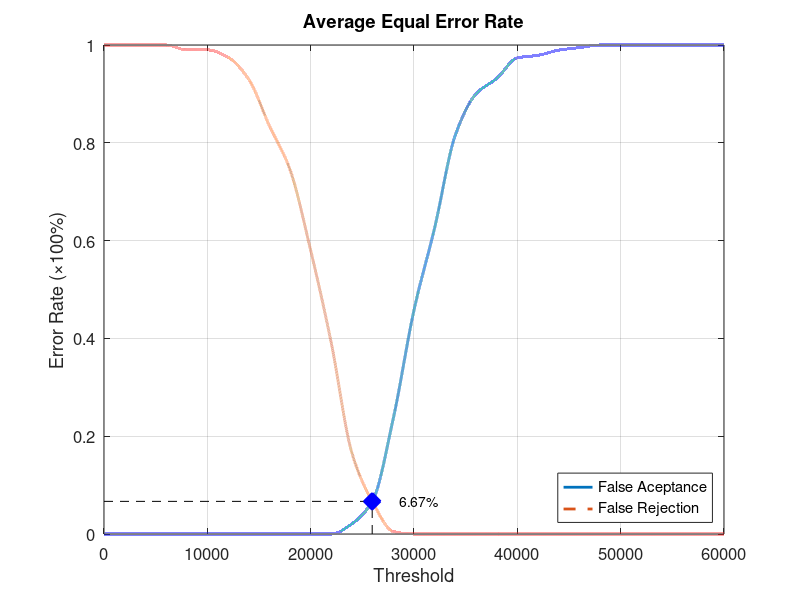
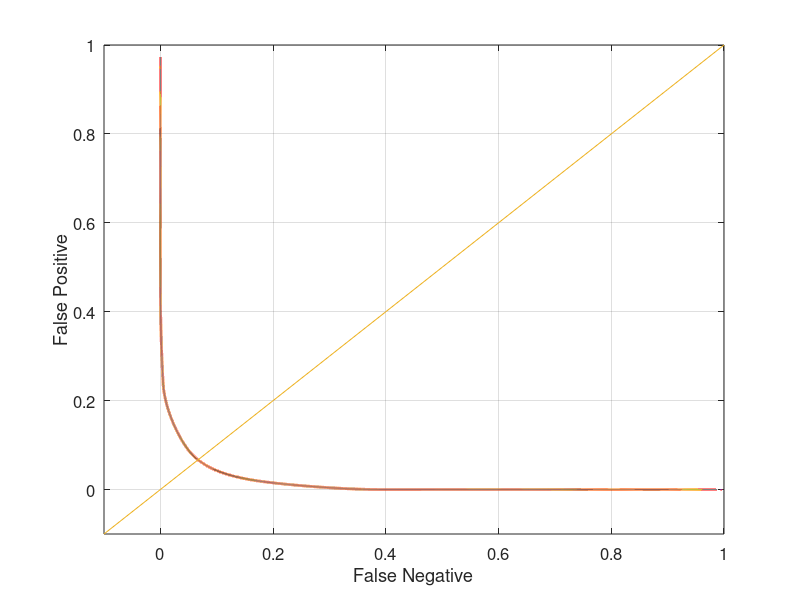

Write the MATLAB code that produced these figures, in order.
function yEER = Database1_2
close all;
clear;
clc;
x = 0:2000:60000;
xq = 0:0.5:60000;

y0 = [0 0 0 0 0 0 0 0 0 0 0 0 0.0210526 0.0684211 0.236842 0.457895 0.626316 0.815789 0.9 0.931579 0.973684 0.978947 0.989474 0.994737 1 1 1 1 1 1 1];
yy0 = interp1(x, y0, xq, 'pchip');
y1 = [1 1 1 1 0.99 0.99 0.975 0.93 0.835 0.745 0.58 0.39 0.165 0.065 0.005 0 0 0 0 0 0 0 0 0 0 0 0 0 0 0 0];
yy1 = interp1(x, y1, xq, 'pchip');

% Calculating EER: 
y2 = abs(y0 - y1);
find(y2 == min(y2))
yy2 = abs(yy0 - yy1);
xEER = find(yy2 == min(yy2));
xEERIndex = xq(xEER) % X-axis EER
yEER = yy0(xEER) % Y-axis EER

main = figure
plot(xq, yy0,'-','LineWidth', 2);	hold on
plot(xq, yy1,'--','LineWidth', 2);	hold on
plot([xEERIndex xEERIndex], [0 yEER], 'k--');	hold on
plot([0 xEERIndex], [yEER yEER], 'k--');	hold on
plot(xEERIndex, yEER, 'bx', 'LineWidth', 10);	hold on
text(xEERIndex + 10 * xEERIndex / 100, yEER, [num2str(round((10000 * yEER)) / 100) '%'])
legend('False Aceptance', 'False Rejection', 'Location', 'SouthEast')
xlabel('Threshold')
ylabel('Error Rate (\times100%)')
title('Average Equal Error Rate')
set(gca, 'FontSize', 12)
axis([0 60000 0 1])
grid on

print(main, 'Database1_2Main', '-dpng');
FNRxFPR = figure('Color', [1 1 1]);
plot(yy1, yy0, '-', yy1, yy0, 'LineWidth', 2);
hold on
y = -0.1:0.1:1
plot(y, y); 
set(gca, 'FontSize', 12)
xlabel('False Negative')
ylabel('False Positive')
axis([-0.1 1 -0.1 1])
set(gca, 'FontSize', 12)
grid on

print(FNRxFPR, 'Database1_2FNRxFPR','-dpng');
end
